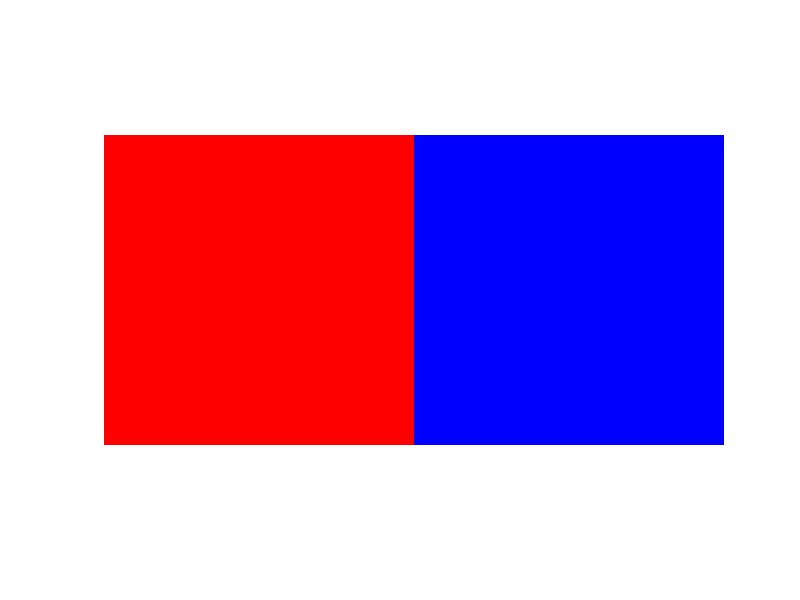

Write the MATLAB code that produced this figure. (Note: this script raises an error after producing the figure.)
close all; clear all; clc

%% Synthetic Image
R = cat(3, ones(100,100), zeros(100,100), zeros(100,100));
B = cat(3, zeros(100,100), zeros(100,100), ones(100,100));

I = cat(2, R, B);

H = [1 0 0; 0 0 1];
figure(1), imshow(I);

%% NMF
[m,n,c] = size(I);
A = reshape(I, [m*n,3]);
A = double(A);

opt = statset('Display', 'final');
[B, X] = nnmf(A, 2,'algorithm','mult','h0',H,'Options',opt);

% %% Display
% B = reshape(B, [m,n,2]);
% ch1 = squeeze(B(:,:,1));
% ch2 = squeeze(B(:,:,2));
% C = cat(2, ch1, ch2);
% 
% figure(2), 
% subplot(1,3,1)
% imshow(I, []); 
% xlabel('Original');
% subplot(1,3,2)
% imshow(ch1, []);
% xlabel('Red Channel');
% subplot(1,3,3)
% imshow(ch2, []);
% xlabel('Blue Channel');
% 
% %%
% CC = medfilt2(C, [5 5]);
% imtool(CC, []);
% 
% %%
% Z = zeros(size(ch1));
% rgb = cat(3, ch1/max(ch1(:)), Z, ch2/max(ch2(:)));
% imtool(rgb,[])
% 
% imshow(Blue, Pink, 'montage')